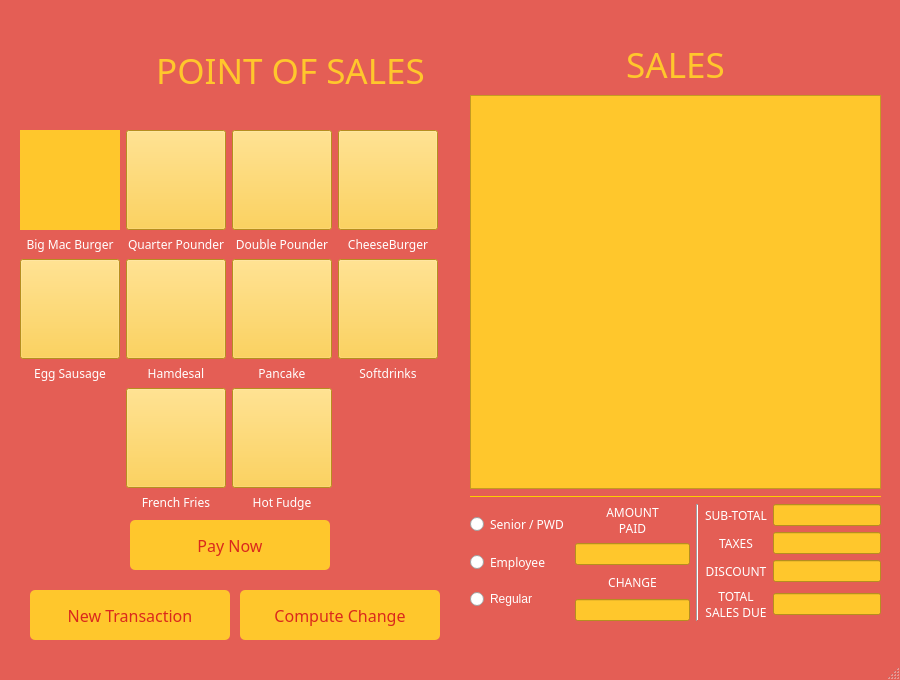
<?xml version="1.0" encoding="UTF-8"?>
<ui version="4.0">
 <class>Mcdonald</class>
 <widget class="QMainWindow" name="Mcdonald">
  <property name="geometry">
   <rect>
    <x>0</x>
    <y>0</y>
    <width>900</width>
    <height>680</height>
   </rect>
  </property>
  <property name="windowTitle">
   <string>Mcdonald</string>
  </property>
  <property name="styleSheet">
   <string notr="true">QMainWindow{
background-color:rgba(218, 41, 28,0.5);


}</string>
  </property>
  <widget class="QWidget" name="centralwidget">
   <widget class="QLabel" name="label_2">
    <property name="geometry">
     <rect>
      <x>120</x>
      <y>20</y>
      <width>341</width>
      <height>100</height>
     </rect>
    </property>
    <property name="font">
     <font>
      <family>HelvLight</family>
      <pointsize>26</pointsize>
     </font>
    </property>
    <property name="styleSheet">
     <string notr="true">QLabel{
color:rgb(255, 199, 44);
}</string>
    </property>
    <property name="text">
     <string>POINT OF SALES</string>
    </property>
    <property name="alignment">
     <set>Qt::AlignCenter</set>
    </property>
   </widget>
   <widget class="QLabel" name="label">
    <property name="geometry">
     <rect>
      <x>20</x>
      <y>20</y>
      <width>100</width>
      <height>100</height>
     </rect>
    </property>
    <property name="text">
     <string/>
    </property>
    <property name="pixmap">
     <pixmap resource="foods.qrc">:/logo/sale/McDonalds_Golden_Arches.svg.png</pixmap>
    </property>
    <property name="scaledContents">
     <bool>true</bool>
    </property>
   </widget>
   <widget class="QWidget" name="gridLayoutWidget">
    <property name="geometry">
     <rect>
      <x>20</x>
      <y>130</y>
      <width>451</width>
      <height>391</height>
     </rect>
    </property>
    <property name="minimumSize">
     <size>
      <width>0</width>
      <height>50</height>
     </size>
    </property>
    <layout class="QGridLayout" name="gridLayout">
     <property name="sizeConstraint">
      <enum>QLayout::SetFixedSize</enum>
     </property>
     <item row="4" column="2">
      <widget class="QPushButton" name="sundae">
       <property name="minimumSize">
        <size>
         <width>100</width>
         <height>100</height>
        </size>
       </property>
       <property name="styleSheet">
        <string notr="true">QPushButton{
background-color: rgb(255, 199, 44);

}
</string>
       </property>
       <property name="text">
        <string/>
       </property>
       <property name="icon">
        <iconset resource="foods.qrc">
         <normaloff>:/menu/sale/HotFudgeSundae.jpeg</normaloff>:/menu/sale/HotFudgeSundae.jpeg</iconset>
       </property>
       <property name="iconSize">
        <size>
         <width>90</width>
         <height>90</height>
        </size>
       </property>
      </widget>
     </item>
     <item row="0" column="0">
      <widget class="QPushButton" name="bigmac">
       <property name="minimumSize">
        <size>
         <width>100</width>
         <height>100</height>
        </size>
       </property>
       <property name="styleSheet">
        <string notr="true">QPushButton{
background-color: rgb(255, 199, 44);
border: 10px;
}</string>
       </property>
       <property name="text">
        <string/>
       </property>
       <property name="icon">
        <iconset resource="foods.qrc">
         <normaloff>:/menu/sale/BigMac.jpeg</normaloff>:/menu/sale/BigMac.jpeg</iconset>
       </property>
       <property name="iconSize">
        <size>
         <width>90</width>
         <height>90</height>
        </size>
       </property>
      </widget>
     </item>
     <item row="0" column="1">
      <widget class="QPushButton" name="qpounder">
       <property name="minimumSize">
        <size>
         <width>100</width>
         <height>100</height>
        </size>
       </property>
       <property name="styleSheet">
        <string notr="true">QPushButton{
background-color: rgb(255, 199, 44);

}</string>
       </property>
       <property name="text">
        <string/>
       </property>
       <property name="icon">
        <iconset resource="foods.qrc">
         <normaloff>:/menu/sale/QuarterPounder.jpeg</normaloff>:/menu/sale/QuarterPounder.jpeg</iconset>
       </property>
       <property name="iconSize">
        <size>
         <width>90</width>
         <height>90</height>
        </size>
       </property>
      </widget>
     </item>
     <item row="5" column="1">
      <widget class="QLabel" name="label_18">
       <property name="font">
        <font>
         <family>HelvLight</family>
        </font>
       </property>
       <property name="styleSheet">
        <string notr="true">QLabel{
color: rgb(255, 255, 255);
}</string>
       </property>
       <property name="text">
        <string>French Fries</string>
       </property>
       <property name="alignment">
        <set>Qt::AlignCenter</set>
       </property>
      </widget>
     </item>
     <item row="0" column="3">
      <widget class="QPushButton" name="cburger">
       <property name="minimumSize">
        <size>
         <width>100</width>
         <height>100</height>
        </size>
       </property>
       <property name="styleSheet">
        <string notr="true">QPushButton{
background-color: rgb(255, 199, 44);

}</string>
       </property>
       <property name="text">
        <string/>
       </property>
       <property name="icon">
        <iconset resource="foods.qrc">
         <normaloff>:/menu/sale/Cheeseburger.jpeg</normaloff>:/menu/sale/Cheeseburger.jpeg</iconset>
       </property>
       <property name="iconSize">
        <size>
         <width>90</width>
         <height>90</height>
        </size>
       </property>
      </widget>
     </item>
     <item row="0" column="2">
      <widget class="QPushButton" name="dpounder">
       <property name="minimumSize">
        <size>
         <width>100</width>
         <height>100</height>
        </size>
       </property>
       <property name="styleSheet">
        <string notr="true">QPushButton{
background-color: rgb(255, 199, 44);

}</string>
       </property>
       <property name="text">
        <string/>
       </property>
       <property name="icon">
        <iconset resource="foods.qrc">
         <normaloff>:/menu/sale/DoublePounder.jpg</normaloff>:/menu/sale/DoublePounder.jpg</iconset>
       </property>
       <property name="iconSize">
        <size>
         <width>90</width>
         <height>90</height>
        </size>
       </property>
      </widget>
     </item>
     <item row="2" column="1">
      <widget class="QPushButton" name="hamdesal">
       <property name="minimumSize">
        <size>
         <width>100</width>
         <height>100</height>
        </size>
       </property>
       <property name="styleSheet">
        <string notr="true">QPushButton{
background-color: rgb(255, 199, 44);

}</string>
       </property>
       <property name="text">
        <string/>
       </property>
       <property name="icon">
        <iconset resource="foods.qrc">
         <normaloff>:/menu/sale/CheesyEggdesal.jpeg</normaloff>:/menu/sale/CheesyEggdesal.jpeg</iconset>
       </property>
       <property name="iconSize">
        <size>
         <width>90</width>
         <height>90</height>
        </size>
       </property>
      </widget>
     </item>
     <item row="3" column="1">
      <widget class="QLabel" name="label_15">
       <property name="font">
        <font>
         <family>HelvLight</family>
        </font>
       </property>
       <property name="styleSheet">
        <string notr="true">QLabel{
color: rgb(255, 255, 255);
}</string>
       </property>
       <property name="text">
        <string>Hamdesal</string>
       </property>
       <property name="alignment">
        <set>Qt::AlignCenter</set>
       </property>
      </widget>
     </item>
     <item row="2" column="0">
      <widget class="QPushButton" name="esausage">
       <property name="minimumSize">
        <size>
         <width>100</width>
         <height>100</height>
        </size>
       </property>
       <property name="styleSheet">
        <string notr="true">QPushButton{
background-color: rgb(255, 199, 44);

}</string>
       </property>
       <property name="text">
        <string/>
       </property>
       <property name="icon">
        <iconset resource="foods.qrc">
         <normaloff>:/menu/sale/SausageMcMuffinWithEgg.jpeg</normaloff>:/menu/sale/SausageMcMuffinWithEgg.jpeg</iconset>
       </property>
       <property name="iconSize">
        <size>
         <width>90</width>
         <height>90</height>
        </size>
       </property>
      </widget>
     </item>
     <item row="2" column="3">
      <widget class="QPushButton" name="softdrink">
       <property name="minimumSize">
        <size>
         <width>100</width>
         <height>100</height>
        </size>
       </property>
       <property name="styleSheet">
        <string notr="true">QPushButton{
background-color: rgb(255, 199, 44);

}</string>
       </property>
       <property name="text">
        <string/>
       </property>
       <property name="icon">
        <iconset resource="foods.qrc">
         <normaloff>:/menu/sale/softdrink.jpeg</normaloff>:/menu/sale/softdrink.jpeg</iconset>
       </property>
       <property name="iconSize">
        <size>
         <width>90</width>
         <height>90</height>
        </size>
       </property>
      </widget>
     </item>
     <item row="3" column="0">
      <widget class="QLabel" name="label_14">
       <property name="font">
        <font>
         <family>HelvLight</family>
        </font>
       </property>
       <property name="styleSheet">
        <string notr="true">QLabel{
color: rgb(255, 255, 255);
}</string>
       </property>
       <property name="text">
        <string>Egg Sausage</string>
       </property>
       <property name="alignment">
        <set>Qt::AlignCenter</set>
       </property>
      </widget>
     </item>
     <item row="1" column="1">
      <widget class="QLabel" name="label_11">
       <property name="font">
        <font>
         <family>HelvLight</family>
        </font>
       </property>
       <property name="styleSheet">
        <string notr="true">QLabel{
color: rgb(255, 255, 255);
}</string>
       </property>
       <property name="text">
        <string>Quarter Pounder</string>
       </property>
       <property name="alignment">
        <set>Qt::AlignCenter</set>
       </property>
      </widget>
     </item>
     <item row="1" column="0">
      <widget class="QLabel" name="label_10">
       <property name="font">
        <font>
         <family>HelvLight</family>
        </font>
       </property>
       <property name="styleSheet">
        <string notr="true">QLabel{
color: rgb(255, 255, 255);
}</string>
       </property>
       <property name="text">
        <string>Big Mac Burger</string>
       </property>
       <property name="alignment">
        <set>Qt::AlignCenter</set>
       </property>
      </widget>
     </item>
     <item row="3" column="2">
      <widget class="QLabel" name="label_16">
       <property name="font">
        <font>
         <family>HelvLight</family>
        </font>
       </property>
       <property name="styleSheet">
        <string notr="true">QLabel{
color: rgb(255, 255, 255);
}</string>
       </property>
       <property name="text">
        <string>Pancake</string>
       </property>
       <property name="alignment">
        <set>Qt::AlignCenter</set>
       </property>
      </widget>
     </item>
     <item row="2" column="2">
      <widget class="QPushButton" name="pancake">
       <property name="minimumSize">
        <size>
         <width>100</width>
         <height>100</height>
        </size>
       </property>
       <property name="styleSheet">
        <string notr="true">QPushButton{
background-color: rgb(255, 199, 44);

}</string>
       </property>
       <property name="text">
        <string/>
       </property>
       <property name="icon">
        <iconset resource="foods.qrc">
         <normaloff>:/menu/sale/Pancakes.jpeg</normaloff>:/menu/sale/Pancakes.jpeg</iconset>
       </property>
       <property name="iconSize">
        <size>
         <width>90</width>
         <height>90</height>
        </size>
       </property>
      </widget>
     </item>
     <item row="1" column="3">
      <widget class="QLabel" name="label_13">
       <property name="font">
        <font>
         <family>HelvLight</family>
        </font>
       </property>
       <property name="styleSheet">
        <string notr="true">QLabel{
color: rgb(255, 255, 255);
}</string>
       </property>
       <property name="text">
        <string>CheeseBurger</string>
       </property>
       <property name="alignment">
        <set>Qt::AlignCenter</set>
       </property>
      </widget>
     </item>
     <item row="3" column="3">
      <widget class="QLabel" name="label_17">
       <property name="font">
        <font>
         <family>HelvLight</family>
        </font>
       </property>
       <property name="styleSheet">
        <string notr="true">QLabel{
color: rgb(255, 255, 255);
}</string>
       </property>
       <property name="text">
        <string>Softdrinks</string>
       </property>
       <property name="alignment">
        <set>Qt::AlignCenter</set>
       </property>
      </widget>
     </item>
     <item row="1" column="2">
      <widget class="QLabel" name="label_12">
       <property name="font">
        <font>
         <family>HelvLight</family>
        </font>
       </property>
       <property name="styleSheet">
        <string notr="true">QLabel{
color: rgb(255, 255, 255);
}</string>
       </property>
       <property name="text">
        <string>Double Pounder</string>
       </property>
       <property name="alignment">
        <set>Qt::AlignCenter</set>
       </property>
      </widget>
     </item>
     <item row="5" column="2">
      <widget class="QLabel" name="label_19">
       <property name="font">
        <font>
         <family>HelvLight</family>
        </font>
       </property>
       <property name="styleSheet">
        <string notr="true">QLabel{
color: rgb(255, 255, 255);
}</string>
       </property>
       <property name="text">
        <string>Hot Fudge</string>
       </property>
       <property name="alignment">
        <set>Qt::AlignCenter</set>
       </property>
      </widget>
     </item>
     <item row="4" column="1">
      <widget class="QPushButton" name="fries">
       <property name="minimumSize">
        <size>
         <width>100</width>
         <height>100</height>
        </size>
       </property>
       <property name="styleSheet">
        <string notr="true">QPushButton{
background-color: rgb(255, 199, 44);

}</string>
       </property>
       <property name="text">
        <string/>
       </property>
       <property name="icon">
        <iconset resource="foods.qrc">
         <normaloff>:/menu/sale/Fries.jpeg</normaloff>:/menu/sale/Fries.jpeg</iconset>
       </property>
       <property name="iconSize">
        <size>
         <width>90</width>
         <height>90</height>
        </size>
       </property>
      </widget>
     </item>
    </layout>
   </widget>
   <widget class="QWidget" name="verticalLayoutWidget_3">
    <property name="geometry">
     <rect>
      <x>470</x>
      <y>40</y>
      <width>411</width>
      <height>581</height>
     </rect>
    </property>
    <layout class="QVBoxLayout" name="verticalLayout_4">
     <item>
      <widget class="QLabel" name="label_3">
       <property name="font">
        <font>
         <family>HelvLight</family>
         <pointsize>26</pointsize>
        </font>
       </property>
       <property name="styleSheet">
        <string notr="true">QLabel{
color:rgb(255, 199, 44);
}</string>
       </property>
       <property name="text">
        <string>SALES</string>
       </property>
       <property name="alignment">
        <set>Qt::AlignCenter</set>
       </property>
      </widget>
     </item>
     <item>
      <widget class="QTextEdit" name="sales">
       <property name="styleSheet">
        <string notr="true">QTextEdit{
background-color: rgb(255, 199, 44);
color: rgb(218, 41, 28);
}</string>
       </property>
      </widget>
     </item>
     <item>
      <widget class="Line" name="line">
       <property name="palette">
        <palette>
         <active>
          <colorrole role="WindowText">
           <brush brushstyle="SolidPattern">
            <color alpha="255">
             <red>255</red>
             <green>204</green>
             <blue>0</blue>
            </color>
           </brush>
          </colorrole>
          <colorrole role="Text">
           <brush brushstyle="SolidPattern">
            <color alpha="255">
             <red>255</red>
             <green>204</green>
             <blue>0</blue>
            </color>
           </brush>
          </colorrole>
          <colorrole role="ButtonText">
           <brush brushstyle="SolidPattern">
            <color alpha="255">
             <red>255</red>
             <green>204</green>
             <blue>0</blue>
            </color>
           </brush>
          </colorrole>
          <colorrole role="PlaceholderText">
           <brush brushstyle="SolidPattern">
            <color alpha="128">
             <red>255</red>
             <green>204</green>
             <blue>0</blue>
            </color>
           </brush>
          </colorrole>
         </active>
         <inactive>
          <colorrole role="WindowText">
           <brush brushstyle="SolidPattern">
            <color alpha="255">
             <red>255</red>
             <green>204</green>
             <blue>0</blue>
            </color>
           </brush>
          </colorrole>
          <colorrole role="Text">
           <brush brushstyle="SolidPattern">
            <color alpha="255">
             <red>255</red>
             <green>204</green>
             <blue>0</blue>
            </color>
           </brush>
          </colorrole>
          <colorrole role="ButtonText">
           <brush brushstyle="SolidPattern">
            <color alpha="255">
             <red>255</red>
             <green>204</green>
             <blue>0</blue>
            </color>
           </brush>
          </colorrole>
          <colorrole role="PlaceholderText">
           <brush brushstyle="SolidPattern">
            <color alpha="128">
             <red>255</red>
             <green>204</green>
             <blue>0</blue>
            </color>
           </brush>
          </colorrole>
         </inactive>
         <disabled>
          <colorrole role="WindowText">
           <brush brushstyle="SolidPattern">
            <color alpha="255">
             <red>255</red>
             <green>204</green>
             <blue>0</blue>
            </color>
           </brush>
          </colorrole>
          <colorrole role="Text">
           <brush brushstyle="SolidPattern">
            <color alpha="255">
             <red>255</red>
             <green>204</green>
             <blue>0</blue>
            </color>
           </brush>
          </colorrole>
          <colorrole role="ButtonText">
           <brush brushstyle="SolidPattern">
            <color alpha="255">
             <red>255</red>
             <green>204</green>
             <blue>0</blue>
            </color>
           </brush>
          </colorrole>
          <colorrole role="PlaceholderText">
           <brush brushstyle="SolidPattern">
            <color alpha="128">
             <red>255</red>
             <green>204</green>
             <blue>0</blue>
            </color>
           </brush>
          </colorrole>
         </disabled>
        </palette>
       </property>
       <property name="styleSheet">
        <string notr="true">Line{
color:rgb(255, 204, 0);
}</string>
       </property>
       <property name="frameShadow">
        <enum>QFrame::Plain</enum>
       </property>
       <property name="orientation">
        <enum>Qt::Horizontal</enum>
       </property>
      </widget>
     </item>
     <item>
      <layout class="QHBoxLayout" name="horizontalLayout_6">
       <item>
        <layout class="QVBoxLayout" name="verticalLayout_3">
         <item>
          <widget class="QRadioButton" name="senior">
           <property name="font">
            <font>
             <family>HelvLight</family>
            </font>
           </property>
           <property name="styleSheet">
            <string notr="true">QRadioButton{
color: rgb(255, 255, 255);
}</string>
           </property>
           <property name="text">
            <string>Senior / PWD</string>
           </property>
          </widget>
         </item>
         <item>
          <widget class="QRadioButton" name="employee">
           <property name="font">
            <font>
             <family>HelvLight</family>
            </font>
           </property>
           <property name="styleSheet">
            <string notr="true">QRadioButton{
color: rgb(255, 255, 255);
}</string>
           </property>
           <property name="text">
            <string>Employee</string>
           </property>
          </widget>
         </item>
         <item>
          <widget class="QRadioButton" name="regular">
           <property name="styleSheet">
            <string notr="true">QRadioButton{
color: rgb(255, 255, 255);
}</string>
           </property>
           <property name="text">
            <string>Regular</string>
           </property>
          </widget>
         </item>
        </layout>
       </item>
       <item>
        <layout class="QVBoxLayout" name="verticalLayout_2">
         <item>
          <widget class="QLabel" name="label_8">
           <property name="font">
            <font>
             <family>HelvLight</family>
            </font>
           </property>
           <property name="styleSheet">
            <string notr="true">QLabel{
color: rgb(255, 255, 255);
}</string>
           </property>
           <property name="text">
            <string>AMOUNT
PAID</string>
           </property>
           <property name="alignment">
            <set>Qt::AlignCenter</set>
           </property>
          </widget>
         </item>
         <item>
          <widget class="QLineEdit" name="amount">
           <property name="styleSheet">
            <string notr="true">QLineEdit{
background-color: rgb(255, 199, 44);
color: rgb(218, 41, 28);
}</string>
           </property>
           <property name="alignment">
            <set>Qt::AlignCenter</set>
           </property>
          </widget>
         </item>
         <item>
          <widget class="QLabel" name="label_9">
           <property name="font">
            <font>
             <family>HelvLight</family>
            </font>
           </property>
           <property name="styleSheet">
            <string notr="true">QLabel{
color: rgb(255, 255, 255);
}</string>
           </property>
           <property name="text">
            <string>CHANGE</string>
           </property>
           <property name="alignment">
            <set>Qt::AlignCenter</set>
           </property>
          </widget>
         </item>
         <item>
          <widget class="QLineEdit" name="change">
           <property name="styleSheet">
            <string notr="true">QLineEdit{
background-color: rgb(255, 199, 44);
color: rgb(218, 41, 28);
}</string>
           </property>
           <property name="alignment">
            <set>Qt::AlignCenter</set>
           </property>
          </widget>
         </item>
        </layout>
       </item>
       <item>
        <widget class="Line" name="line_2">
         <property name="windowModality">
          <enum>Qt::NonModal</enum>
         </property>
         <property name="palette">
          <palette>
           <active>
            <colorrole role="WindowText">
             <brush brushstyle="SolidPattern">
              <color alpha="255">
               <red>255</red>
               <green>204</green>
               <blue>0</blue>
              </color>
             </brush>
            </colorrole>
            <colorrole role="Text">
             <brush brushstyle="SolidPattern">
              <color alpha="255">
               <red>255</red>
               <green>204</green>
               <blue>0</blue>
              </color>
             </brush>
            </colorrole>
            <colorrole role="ButtonText">
             <brush brushstyle="SolidPattern">
              <color alpha="255">
               <red>255</red>
               <green>204</green>
               <blue>0</blue>
              </color>
             </brush>
            </colorrole>
            <colorrole role="PlaceholderText">
             <brush brushstyle="SolidPattern">
              <color alpha="128">
               <red>255</red>
               <green>204</green>
               <blue>0</blue>
              </color>
             </brush>
            </colorrole>
           </active>
           <inactive>
            <colorrole role="WindowText">
             <brush brushstyle="SolidPattern">
              <color alpha="255">
               <red>208</red>
               <green>208</green>
               <blue>208</blue>
              </color>
             </brush>
            </colorrole>
            <colorrole role="Text">
             <brush brushstyle="SolidPattern">
              <color alpha="255">
               <red>208</red>
               <green>208</green>
               <blue>208</blue>
              </color>
             </brush>
            </colorrole>
            <colorrole role="ButtonText">
             <brush brushstyle="SolidPattern">
              <color alpha="255">
               <red>208</red>
               <green>208</green>
               <blue>208</blue>
              </color>
             </brush>
            </colorrole>
            <colorrole role="PlaceholderText">
             <brush brushstyle="SolidPattern">
              <color alpha="255">
               <red>127</red>
               <green>127</green>
               <blue>128</blue>
              </color>
             </brush>
            </colorrole>
           </inactive>
           <disabled>
            <colorrole role="WindowText">
             <brush brushstyle="SolidPattern">
              <color alpha="255">
               <red>255</red>
               <green>204</green>
               <blue>0</blue>
              </color>
             </brush>
            </colorrole>
            <colorrole role="Text">
             <brush brushstyle="SolidPattern">
              <color alpha="255">
               <red>255</red>
               <green>204</green>
               <blue>0</blue>
              </color>
             </brush>
            </colorrole>
            <colorrole role="ButtonText">
             <brush brushstyle="SolidPattern">
              <color alpha="255">
               <red>255</red>
               <green>204</green>
               <blue>0</blue>
              </color>
             </brush>
            </colorrole>
            <colorrole role="PlaceholderText">
             <brush brushstyle="SolidPattern">
              <color alpha="255">
               <red>127</red>
               <green>127</green>
               <blue>128</blue>
              </color>
             </brush>
            </colorrole>
           </disabled>
          </palette>
         </property>
         <property name="styleSheet">
          <string notr="true">Line{
color:rgb(255, 204, 0);
}</string>
         </property>
         <property name="frameShadow">
          <enum>QFrame::Sunken</enum>
         </property>
         <property name="orientation">
          <enum>Qt::Vertical</enum>
         </property>
        </widget>
       </item>
       <item>
        <layout class="QGridLayout" name="gridLayout_2">
         <item row="4" column="0">
          <widget class="QLabel" name="label_7">
           <property name="font">
            <font>
             <family>HelvLight</family>
            </font>
           </property>
           <property name="styleSheet">
            <string notr="true">QLabel{
color: rgb(255, 255, 255);
}</string>
           </property>
           <property name="text">
            <string>TOTAL
SALES DUE</string>
           </property>
           <property name="alignment">
            <set>Qt::AlignCenter</set>
           </property>
          </widget>
         </item>
         <item row="0" column="1">
          <widget class="QLineEdit" name="stotal">
           <property name="styleSheet">
            <string notr="true">QLineEdit{
background-color: rgb(255, 199, 44);
color: rgb(218, 41, 28);
}</string>
           </property>
           <property name="alignment">
            <set>Qt::AlignCenter</set>
           </property>
          </widget>
         </item>
         <item row="4" column="1">
          <widget class="QLineEdit" name="total">
           <property name="styleSheet">
            <string notr="true">QLineEdit{
background-color: rgb(255, 199, 44);
color: rgb(218, 41, 28);
}</string>
           </property>
           <property name="alignment">
            <set>Qt::AlignCenter</set>
           </property>
          </widget>
         </item>
         <item row="3" column="1">
          <widget class="QLineEdit" name="dcount">
           <property name="styleSheet">
            <string notr="true">QLineEdit{
background-color: rgb(255, 199, 44);
color: rgb(218, 41, 28);
}</string>
           </property>
           <property name="alignment">
            <set>Qt::AlignCenter</set>
           </property>
          </widget>
         </item>
         <item row="1" column="0">
          <widget class="QLabel" name="label_5">
           <property name="font">
            <font>
             <family>HelvLight</family>
            </font>
           </property>
           <property name="styleSheet">
            <string notr="true">QLabel{
color: rgb(255, 255, 255);
}</string>
           </property>
           <property name="text">
            <string>TAXES</string>
           </property>
           <property name="alignment">
            <set>Qt::AlignCenter</set>
           </property>
          </widget>
         </item>
         <item row="3" column="0">
          <widget class="QLabel" name="label_6">
           <property name="font">
            <font>
             <family>HelvLight</family>
            </font>
           </property>
           <property name="styleSheet">
            <string notr="true">QLabel{
color: rgb(255, 255, 255);
}</string>
           </property>
           <property name="text">
            <string>DISCOUNT</string>
           </property>
           <property name="alignment">
            <set>Qt::AlignCenter</set>
           </property>
          </widget>
         </item>
         <item row="0" column="0">
          <widget class="QLabel" name="label_4">
           <property name="font">
            <font>
             <family>HelvLight</family>
            </font>
           </property>
           <property name="styleSheet">
            <string notr="true">QLabel{
color: rgb(255, 255, 255);
}</string>
           </property>
           <property name="text">
            <string>SUB-TOTAL</string>
           </property>
           <property name="alignment">
            <set>Qt::AlignCenter</set>
           </property>
          </widget>
         </item>
         <item row="1" column="1">
          <widget class="QLineEdit" name="tax">
           <property name="styleSheet">
            <string notr="true">QLineEdit{
background-color: rgb(255, 199, 44);
color: rgb(218, 41, 28);
}</string>
           </property>
           <property name="alignment">
            <set>Qt::AlignCenter</set>
           </property>
          </widget>
         </item>
        </layout>
       </item>
      </layout>
     </item>
    </layout>
   </widget>
   <widget class="QPushButton" name="pay">
    <property name="geometry">
     <rect>
      <x>130</x>
      <y>520</y>
      <width>200</width>
      <height>50</height>
     </rect>
    </property>
    <property name="font">
     <font>
      <family>HelvLight</family>
      <pointsize>12</pointsize>
     </font>
    </property>
    <property name="styleSheet">
     <string notr="true">QPushButton{
background-color: rgb(255, 199, 44);
color: rgb(218, 41, 28);
border-radius:5px;
}</string>
    </property>
    <property name="text">
     <string>Pay Now</string>
    </property>
   </widget>
   <widget class="QPushButton" name="newt">
    <property name="geometry">
     <rect>
      <x>30</x>
      <y>590</y>
      <width>200</width>
      <height>50</height>
     </rect>
    </property>
    <property name="font">
     <font>
      <family>HelvLight</family>
      <pointsize>12</pointsize>
     </font>
    </property>
    <property name="styleSheet">
     <string notr="true">QPushButton{
background-color: rgb(255, 199, 44);
color: rgb(218, 41, 28);
border-radius:5px;
}</string>
    </property>
    <property name="text">
     <string>New Transaction</string>
    </property>
   </widget>
   <widget class="QPushButton" name="compute">
    <property name="geometry">
     <rect>
      <x>240</x>
      <y>590</y>
      <width>200</width>
      <height>50</height>
     </rect>
    </property>
    <property name="font">
     <font>
      <family>HelvLight</family>
      <pointsize>12</pointsize>
     </font>
    </property>
    <property name="styleSheet">
     <string notr="true">QPushButton{
background-color: rgb(255, 199, 44);
color: rgb(218, 41, 28);
border-radius:5px;
}</string>
    </property>
    <property name="text">
     <string>Compute Change</string>
    </property>
   </widget>
  </widget>
  <widget class="QMenuBar" name="menubar">
   <property name="geometry">
    <rect>
     <x>0</x>
     <y>0</y>
     <width>900</width>
     <height>25</height>
    </rect>
   </property>
  </widget>
  <widget class="QStatusBar" name="statusbar"/>
 </widget>
 <resources>
  <include location="foods.qrc"/>
 </resources>
 <connections/>
</ui>
